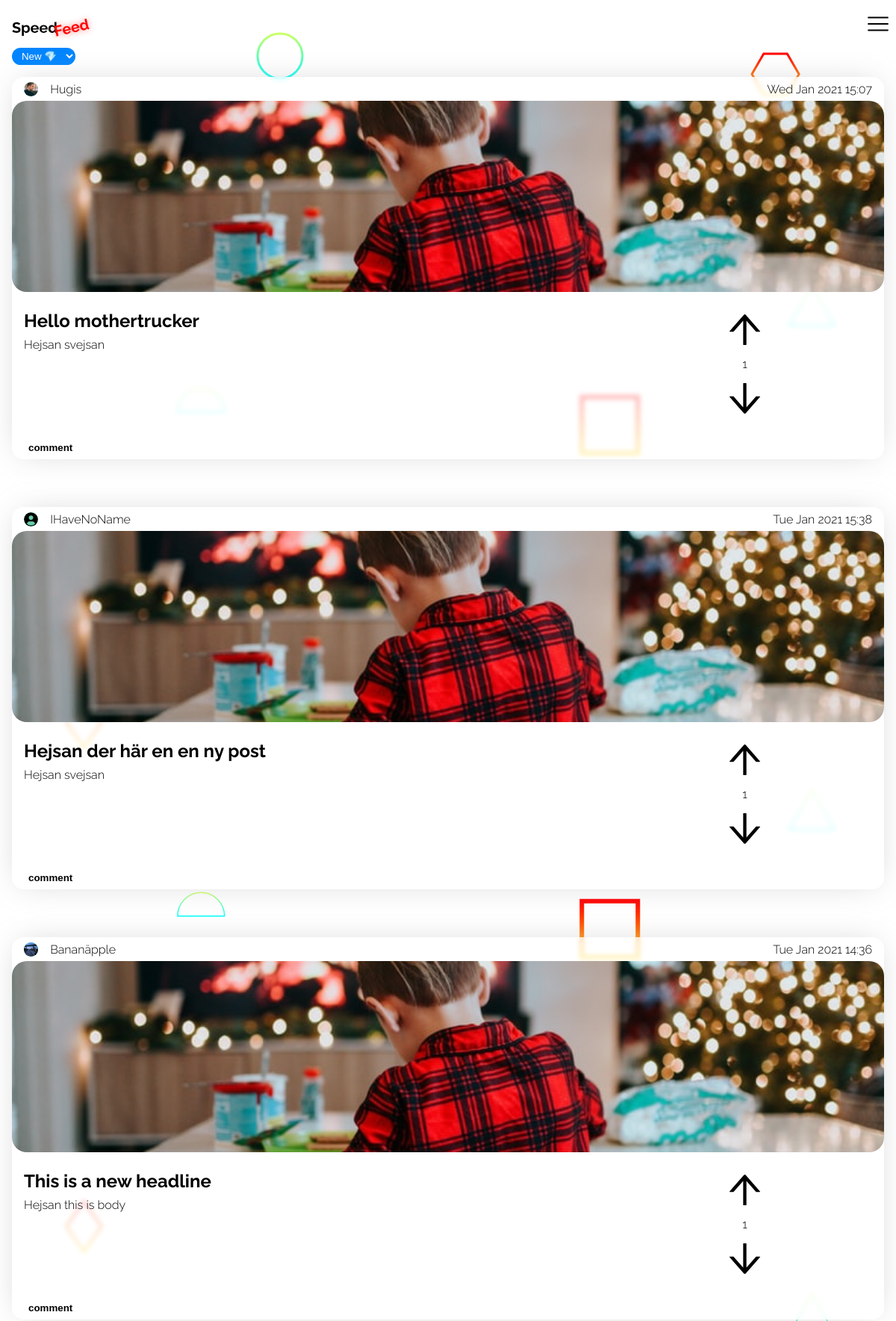
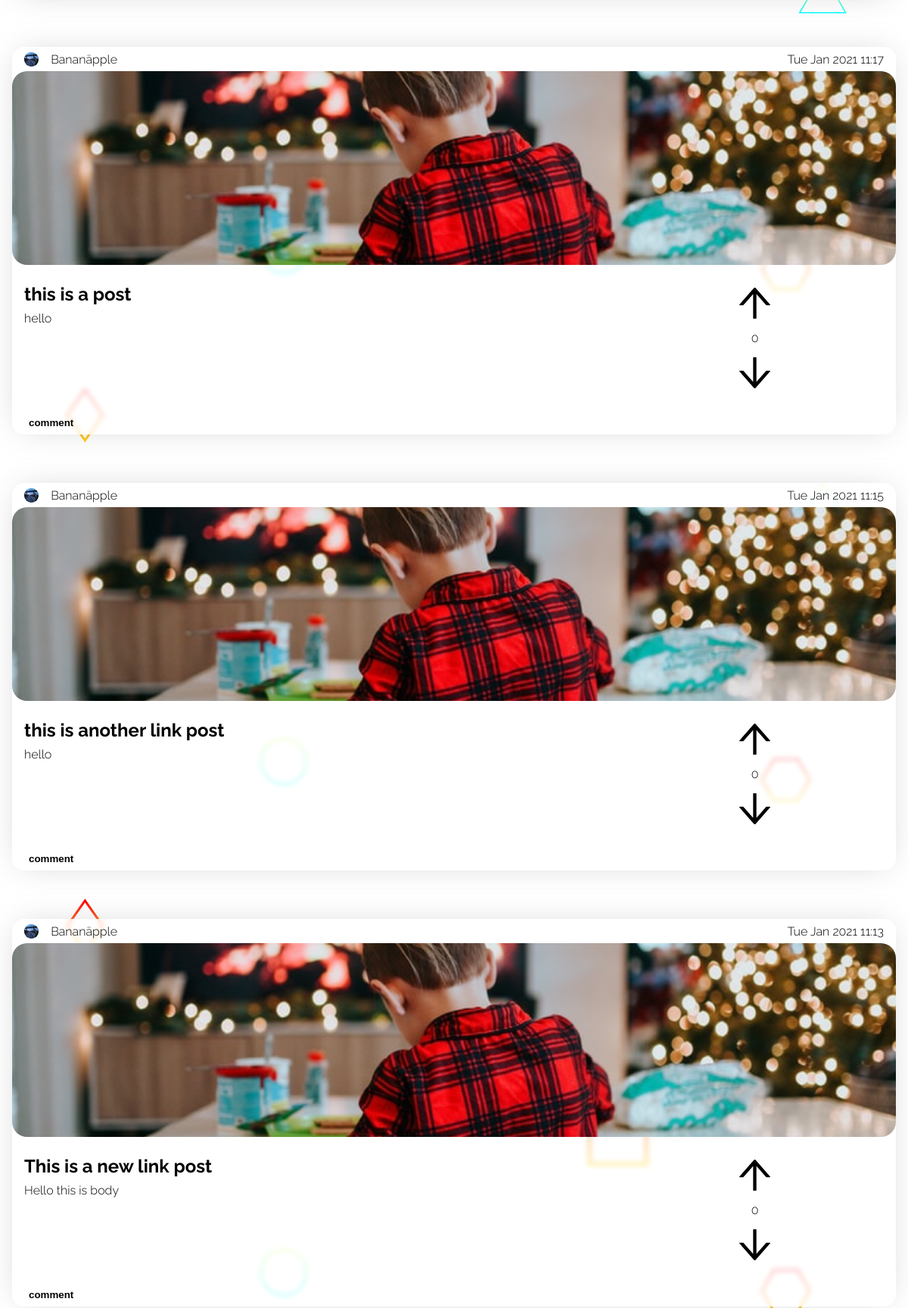
The page /views/index.php (upper part) on the database its author committed (2 pictures, top to bottom).
### tables this page shows
CREATE TABLE "Posts" ("id" integer,"user_id" int,"header" varchar,"body" text,"date" int, "color" varchar, "upDown" int, "link" varchar, PRIMARY KEY (id));

CREATE TABLE "Users" ("id" integer,"name" varchar,"email" varchar,"avatar_path" varchar,"password_hash" varchar,"bio" text, "sort_by" varchar, PRIMARY KEY (id));

### views/index.php (the view, shortened to what this page needs)
<?php
require('header.php');
$db = new PDO('sqlite:../hacker_news_database.sqlite3');
if (isset($_SESSION['user'])) {
    $userId = $_SESSION['user']['id'];
    $stmt = $db->prepare("SELECT sort_by FROM Users where id = :userId");
    $stmt->bindParam(':userId', $userId);
    $stmt->execute();
    $data = $stmt->fetch(PDO::FETCH_ASSOC);
    $sort_by = $data['sort_by'];
} else {
    if (isset($_SESSION['sort'])) {
        $sort_by = $_SESSION['sort'];
    } else {
        $sort_by = 'new';
    }
}
if ($sort_by === 'new') {
    $result = $db->query("SELECT * FROM Posts ORDER BY \"date\" DESC LIMIT 30");
} else if ($sort_by === 'mostupvoted') {
    $result = $db->query("SELECT id, user_id, header, body, date, link, ifnull((select sum(up_down) from likes where posts.id=likes.post_id), 0) AS antallikes FROM Posts ORDER BY antallikes DESC LIMIT 30");
}
$posts = $result->fetchAll(PDO::FETCH_ASSOC);
?>
<body>
    <?php require('./nav.php') ?>
    <select class="sort-by" name="sort" id="">
        <option <?php if ($sort_by === 'new') {
                    echo 'selected';
                } ?>value="new">New 💎</option>
    </select>
    <?php foreach ($posts as $post) : ?>
        <?php
        $postId = $post['id'];
        $upvoteImage = '/images/upvote.svg';
        $downvoteImage = '/images/downvote.svg';
        $likesResult = $db->query("SELECT COUNT(user_id) AS 'likes' FROM Likes WHERE post_id = $postId AND up_down = 1");
        $likes = $likesResult->fetch(PDO::FETCH_ASSOC)['likes'];
        $dislikeResult = $db->query("SELECT COUNT(user_id) AS 'dislikes' FROM Likes WHERE post_id = $postId AND up_down = -1");
        $dislikes = $dislikeResult->fetch(PDO::FETCH_ASSOC)['dislikes'];
        $LikesSum = $likes - $dislikes;
        $postUserId = $post['user_id'];
        $result = $db->query("SELECT * FROM Users WHERE id = $postUserId");
        $user = $result->fetch(PDO::FETCH_ASSOC);
        isset($user['avatar_path']) ? $avatarPath = $user['avatar_path'] : $avatarPath = '/Account/uploads/default.svg';
        if (isset($user['name'])) {
            $userName = $user['name'];
        } else {
            $userName = 'IHaveNoName';
        }
        ?>
        <div data-postId="<?= $postId ?>" class="post id<?= $postId ?> post-group<?= $postId ?>">
            <div class="date-section">
                <div class="left">
                    <img src=<?= $avatarPath ?> alt="">
                    <p class="name"><?= $userName ?></p>
                </div>
                <div class="right">
                    <p class="date"><?= date('D M Y H:i', $post['date']) ?></p>
                </div>
            </div>
            <a href="<?= $post['link'] ?>">
                <div class="image-section">
                    <img src="/images/photo-1609050470947-f35aa6071497.jpeg" alt="">
                </div>
            </a>
            <div class="text-section">
                <div class="text-section-text">
                    <h2><?= $post['header'] ?></h2>
                    <p><?= $post['body'] ?></p>
                </div>
                <div class="text-section-vote" data-post="<?= $post['id'] ?>">
                    <div class="upvote-section img-container">
                        <img class="upvote <?= $hasLiked ? 'upvote-active' : 'upvoteInactive' ?>" src="<?= $upvoteImage ?>" alt="">
                    </div>
                    <p><?= $LikesSum ?></p>
                    <div class="downvote-section img-container">
                        <img class="downvote <?= $hasDisliked ? 'downvote-active' : 'downvoteInactive' ?>" src="<?= $downvoteImage ?>" alt="">
                    </div>
                </div>
            </div>
            <div class="bottom-section">
                <div class="left">
                    <button class="post-coment-button">comment</button>
                </div>
            </div>
        </div>
    <?php endforeach ?>
</body>
<?php require('footer.php') ?>

### views/header.php (shortened to what this page needs)
<!DOCTYPE html>
<html lang="en">
<head>
    <link rel="stylesheet" href="/styles/posts.css">
    <link rel="stylesheet" href="/styles/main.css">
    <link rel="stylesheet" href="/styles/nav.css">
    <link rel="stylesheet" href="/styles/login.css">
    <link rel="stylesheet" href="/styles/account.css">
</head>

### views/nav.php (shortened to what this page needs)
<nav>
    <div class="logo">
        <a href="/views/index.php"><img class="logo" src="/images/logo.svg" alt="Logotype 'speed feed'"></a>
    </div>
    <div class="hamburger-icon hamburger center-contain"></div>
    <div class="hamburger-menu hamburger">
    </div>
</nav>

### views/footer.php
</html>

### styles/posts.css (style rules this page uses)
:root { font-size: 16px; font-family: Raleway; --backdrop-blur: 3px; --post-background-color: rgba(255, 255, 255, 0.747); --box-shadow: 0px 0px 43px -12px rgba(184, 184, 184, 0.75); }
.post { background: var(--post-background-color); backdrop-filter: blur(var(--backdrop-blur)); max-width: 100%; display: flex; flex-direction: column; border-radius: 1rem; margin: 0rem 1rem 0rem 1rem; overflow: hidden; margin-bottom: 1rem; margin-top: 1rem; box-shadow: var(--box-shadow); }
.post:not(:first-of-type) { margin-top: 4rem; }
.date-section { height: 2rem; display: flex; justify-content: space-between; }
.date-section .left { display: flex; align-items: center; justify-content: center; margin-left: 1rem; height: 2rem; position: relative; }
.date-section .right { display: flex; flex-direction: row; height: 100%; margin-right: 1rem; position: relative; }
.date-section .left img { background: mediumaquamarine; height: 1.2rem; width: 1.2rem; border-radius: 50%; margin-right: 1rem; }
.date-section .right * { display: flex; align-items: center; justify-content: center; }
.date-section .left .name { display: flex; align-items: center; justify-content: center; }
.date-section .left .name { height: 100%; margin: 0; margin-right: 1rem; }
.date-section .right .date { height: 100%; margin: 0; }
.image-section { height: 16rem; width: 100%; overflow: hidden; }
.image-section img { position: relative; border-radius: 20px; height: 100%; width: 100%; object-fit: cover; }
.text-section { height: 10rem; display: flex; padding: 1rem; }
.text-section .text-section-text { width: 70%; }
.text-section .text-section-text h2 { margin: .5rem 0rem; }
.text-section .text-section-text p { margin: .5rem 0rem; }
.text-section .text-section-vote { width: 30%; display: flex; flex-direction: column; position: relative; }
.img-container { position: relative;; width: 100%; margin: 0; flex-grow: 1; height: 40%; display: flex; justify-content: center; align-items: center; }
.text-section .text-section-vote img.upvote { height: 60%; width: auto; }
.text-section .text-section-vote p { position: relative;; width: 100%; margin: 0; flex-grow: 1; display: flex; justify-content: center; align-items: center; }
.text-section .text-section-vote img.downvote { height: 60%; width: auto; }
.upvoteInactive { height: 60%; width: auto; }
.downvoteInactive { height: 60%; width: auto; }
.bottom-section { height: 2rem; display: flex; justify-content: space-between; }
.bottom-section .left { display: flex; justify-content: center; align-items: center; margin-left: 1rem; }
.bottom-section .left button { border: none; background: none; font-weight: bold; outline: none; }

### styles/main.css (style rules this page uses)
body { margin: 4rem 0 0 0; padding: 0; width: 100vw; background: url(/images/Scattered-Forcefields.svg); background-attachment: fixed; }

### styles/nav.css (style rules this page uses)
.hamburger { position: absolute; top: 1rem; right: .5rem; height: 2rem; width: 2rem; }
.hamburger-icon { background: url(../assets/radix-icons_hamburger-menu.svg); background-repeat: none; background-position: center; background-size: contain; transition: 1s; z-index: 2100; border: none; }
.hamburger-menu { overflow: hidden; position: absolute; background:#26262600; border-radius: 50%; transition: .7s; transition-timing-function: cubic-bezier(0.215, 0.610, 0.355, 1)(0.075, 0.82, 0.165, 1); z-index: 20; }
a { color: black; text-decoration: none; }
.logo { position: absolute; top: .5rem; left: .5rem; width: 7rem; }
.sort-by { background: #0085FF; border-radius: 50rem; color: white; text-align: center; margin-left: 1rem; outline: none; border: none; padding: .2rem .4rem; box-shadow: 0px 0px 51px -17px rgba(0,133,255,1); }

### rows shown on the page
posts: user.avatar_path (picture), user.name "Hugis", date "Wed Jan 2021 15:07", header "Hello mothertrucker", body "Hejsan svejsan", LikesSum "1"
posts: shows a picture, user.name "IHaveNoName", date "Tue Jan 2021 15:38", header "Hejsan der här en en ny post", body "Hejsan svejsan", LikesSum "1"
posts: user.avatar_path (picture), user.name "Bananäpple", date "Tue Jan 2021 14:36", header "This is a new headline", body "Hejsan this is body", LikesSum "1"
posts: user.avatar_path (picture), user.name "Bananäpple", date "Tue Jan 2021 11:17", header "this is a post", body "hello", LikesSum "0"
posts: user.avatar_path (picture), user.name "Bananäpple", date "Tue Jan 2021 11:15", header "this is another link post", body "hello", LikesSum "0"
posts: user.avatar_path (picture), user.name "Bananäpple", date "Tue Jan 2021 11:13", header "This is a new link post", body "Hello this is body", LikesSum "0"
